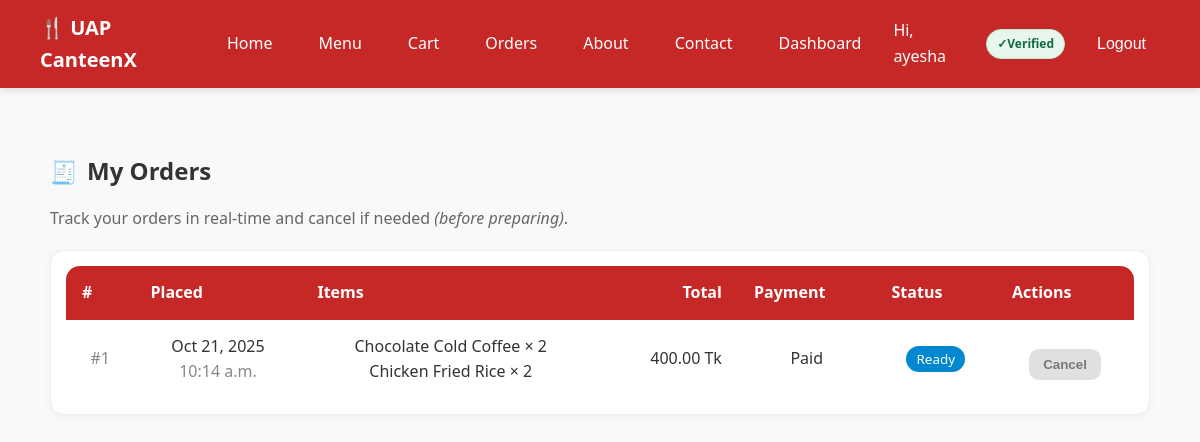
/orders/ (signed in), run on an earlier commit of the app's database.
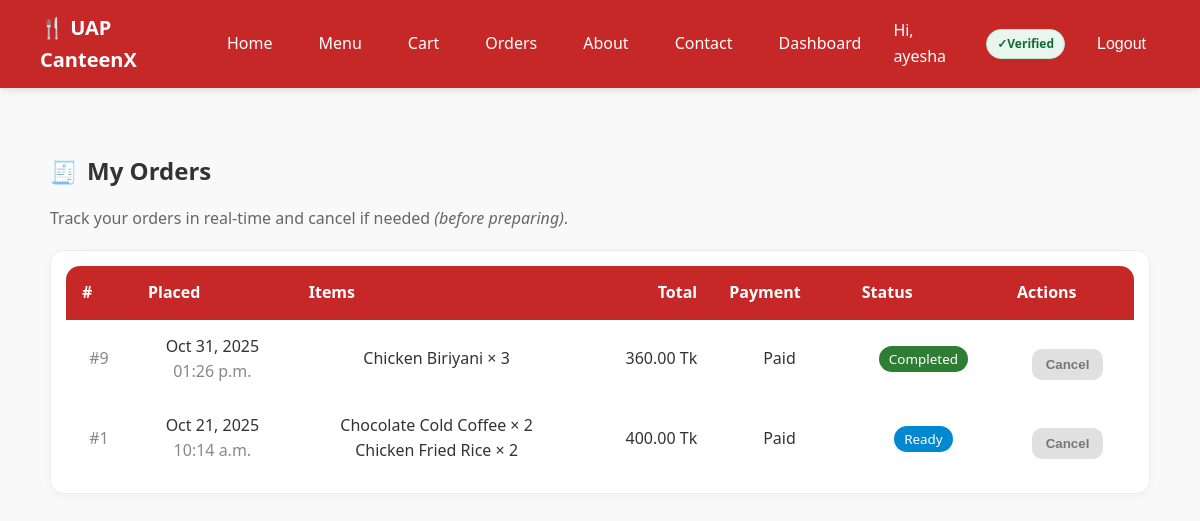
And on a later commit of the database.
### my_canteen/models.py (models this page shows, shortened)
class Order(models.Model):
    STATUS_CHOICES = [
        ('pending', 'Pending'),
        ('accepted', 'Accepted'),
        ('preparing', 'Preparing'),
        ('ready', 'Ready'),
        ('delivered', 'Delivered'),
        ('completed', 'Completed'),
        ('cancelled', 'Cancelled'),
    ]
    PAYMENT_STATUS_CHOICES = [('unpaid', 'Unpaid'), ('paid', 'Paid')]
    PAYMENT_METHOD_CHOICES = [
        ('cash', 'Cash'),
        ('mock_card', 'Mock Card'),
        ('stripe', 'Stripe'),
        ('sslcommerz', 'SSLCommerz'),
    ]
    user = models.ForeignKey(User, on_delete=models.CASCADE)
    total_price = models.DecimalField(max_digits=8, decimal_places=2)
    address = models.CharField(max_length=255)
    status = models.CharField(max_length=20, choices=STATUS_CHOICES, default='pending')
    payment_status = models.CharField(max_length=10, choices=PAYMENT_STATUS_CHOICES, default='unpaid')
    payment_method = models.CharField(max_length=10, choices=PAYMENT_METHOD_CHOICES, default='cash')
    created_at = models.DateTimeField(auto_now_add=True)

class OrderItem(models.Model):
    order = models.ForeignKey(Order, on_delete=models.CASCADE)
    item = models.ForeignKey(MenuItem, on_delete=models.CASCADE)
    quantity = models.PositiveIntegerField(default=1)
    unit_price = models.DecimalField(max_digits=6, decimal_places=2)

class MenuItem(models.Model):
    name = models.CharField(max_length=100)
    description = models.TextField(blank=True)
    price = models.DecimalField(max_digits=6, decimal_places=2)
    stock = models.PositiveIntegerField(default=0)
    image = models.ImageField(upload_to='menu/', blank=True, null=True)
    category = models.ForeignKey(Category, on_delete=models.CASCADE, null=True)
    is_active = models.BooleanField(default=True)
    is_popular = models.BooleanField(default=False)
    rating_avg = models.FloatField(default=0)
    rating_count = models.PositiveIntegerField(default=0)

### my_canteen/views.py (the view)
# urls.py: path('orders/', views.orders_page, name='orders'),
@login_required
def orders_page(request):
    profile = UserProfile.objects.select_related("user").get(user=request.user)
    role = get_role(request.user)
    if role in ["vendor", "admin"]:
        orders = Order.objects.all().order_by("-created_at")
    elif role == "staff":
        orders = Order.objects.filter(
            status__in=["accepted", "preparing"]
        ).order_by("-created_at")
    else:
        orders = Order.objects.filter(user=request.user).order_by("-created_at")
    cancelable_ids = {o.id for o in orders if can_user_cancel(o, request.user)}
    return render(
        request,
        "my_canteen/orders.html",
        {"orders": orders, "profile": profile, "cancelable_ids": cancelable_ids},
    )

### my_canteen/context_processors.py (called while the page is built)
def cart_count(request):
    cart = request.session.get("cart", {})
    return {"cart_count": sum(cart.values())}

### my_canteen/views.py (called while the page is built)
def get_role(user):
    try:
        return user.userprofile.role
    except UserProfile.DoesNotExist:
        return "guest"

def can_user_cancel(order, user) -> bool:
    role = get_role(user)
    if role not in {"student", "faculty", "guest"}:
        return False
    if order.user_id != user.id:
        return False
    return order.status in {"pending", "accepted"}

### my_canteen/templates/my_canteen/orders.html (shortened to what the changed rows need)
{% extends "my_canteen/base.html" %}
{% load static %}
{% block content %}
<section class="container" style="max-width: 1100px;">
  <div class="page-title" style="display:flex;align-items:center;gap:.6rem;margin:24px 0 12px;">
    <h2 style="margin:0;">My Orders</h2>
  </div>
  <div class="card" style="background:#fff;border:1px solid #eee;border-radius:14px;box-shadow:0 2px 10px rgba(0,0,0,.04);">
    <div class="table-wrap" style="overflow-x:auto;">
      <table style="width:100%;border-collapse:separate;border-spacing:0;">
        <thead style="background:#c62828;color:#fff;">
          <tr>
            <th style="padding:14px 16px;font-weight:600;text-align:left;border-top-left-radius:14px;">#</th>
            <th style="padding:14px 16px;font-weight:600;text-align:left;">Placed</th>
            <th style="padding:14px 16px;font-weight:600;text-align:left;">Items</th>
            <th style="padding:14px 16px;font-weight:600;text-align:right;">Total</th>
            <th style="padding:14px 16px;font-weight:600;text-align:left;">Payment</th>
            <th style="padding:14px 16px;font-weight:600;text-align:left;">Status</th>
            <th style="padding:14px 16px;font-weight:600;text-align:left;border-top-right-radius:14px;">Actions</th>
          </tr>
        </thead>
        <tbody>
          {% for order in orders %}
          <tr style="border-bottom:1px solid #f0f0f0;">
            <td style="padding:14px 16px;color:#888;">#{{ order.id }}</td>
            <td style="padding:14px 16px;">
              {{ order.created_at|date:"M d, Y" }}<br>
              <span style="color:#888;">{{ order.created_at|date:"h:i a" }}</span>
            </td>
            <td style="padding:14px 16px;">
              {% for oi in order.orderitem_set.all %}
                {{ oi.item.name }} × {{ oi.quantity }}<br>
              {% endfor %}
            </td>
            <td style="padding:14px 16px;text-align:right;">
              {{ order.total_price }} Tk
            </td>
            <td style="padding:14px 16px;">
              {{ order.payment_status|title }}
            </td>
            <td style="padding:14px 16px;">
              {% if order.status == 'completed' %}
                <span style="background:#2e7d32;color:#fff;padding:4px 10px;border-radius:999px;font-size:.84rem;">Completed</span>
              {% elif order.status == 'cancelled' %}
                <span style="background:#ef5350;color:#fff;padding:4px 10px;border-radius:999px;font-size:.84rem;">Cancelled</span>
              {% elif order.status == 'ready' %}
                <span style="background:#0288d1;color:#fff;padding:4px 10px;border-radius:999px;font-size:.84rem;">Ready</span>
              {% elif order.status == 'preparing' %}
                <span style="background:#f57c00;color:#fff;padding:4px 10px;border-radius:999px;font-size:.84rem;">Preparing</span>
              {% elif order.status == 'accepted' %}
                <span style="background:#6d4c41;color:#fff;padding:4px 10px;border-radius:999px;font-size:.84rem;">Accepted</span>
              {% else %}
                <span style="background:#616161;color:#fff;padding:4px 10px;border-radius:999px;font-size:.84rem;">Pending</span>
              {% endif %}
            </td>
            <td style="padding:14px 16px;">
              {% if order.id in cancelable_ids %}
                <form action="{% url 'user_order_cancel' order.id %}" method="post" style="display:inline;">
                  {% csrf_token %}
                  <button type="submit"
                          style="background:#d32f2f;color:#fff;border:none;border-radius:10px;padding:8px 14px;cursor:pointer;">
                    Cancel
                  </button>
                </form>
              {% else %}
                <button type="button" disabled
                        title="You can cancel before preparing only"
                        style="background:#e0e0e0;color:#777;border:none;border-radius:10px;padding:8px 14px;">
                  Cancel
                </button>
              {% endif %}
            </td>
          </tr>
          {% empty %}
          <tr>
            <td colspan="7" style="padding:28px;text-align:center;color:#777;">
              No orders yet.
            </td>
          </tr>
          {% endfor %}
        </tbody>
      </table>
    </div>
  </div>
</section>
{% endblock %}

What changed in the data, as far as the page shows it:
added Order: id "9", created_at "Oct 31, 2025", created_at "01:26 p.m.", total_price "360.00", payment_status "Paid", status "Completed", shows "Cancel"
added OrderItem: item.name "Chicken Biriyani", quantity "3", shown under "9"
